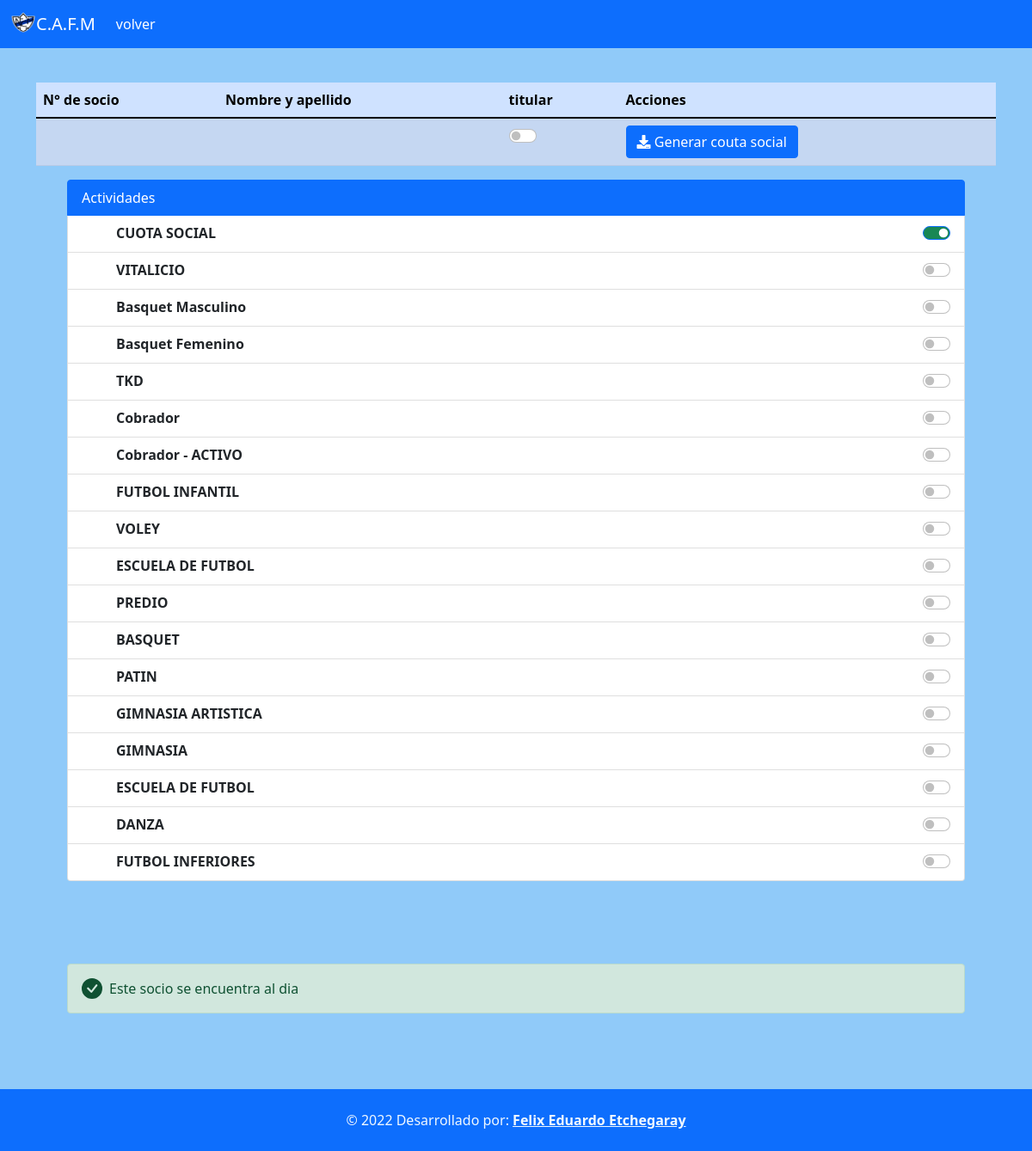
The app's page /pages/ficha_socio.php with its own data.
### tables this page shows
CREATE TABLE `activities` (
  `id` int(11) NOT NULL,
  `activitie` varchar(100) NOT NULL,
  `price` varchar(50) DEFAULT NULL
);

### components/ficha2.php (the view, shortened to what this page needs)
<?php
    function ficha($pid,$link){
            $query="select * from activities";
            $res=mysqli_query($link,$query);
            if(mysqli_num_rows($res)>0){
                echo '<ul class="list-group">
                <li class="list-group-item active" aria-current="true">Actividades</li>';
                while($row=mysqli_fetch_array($res)){
                    $aid=$row[0];
                    $query2="select * from partners_activities where pid='$pid' and aid='$aid'";
                    $res2=mysqli_query($link,$query2);
                    if(mysqli_num_rows($res2)>0){
                        echo '<li class="list-group-item">
                        <div class="form-check form-switch">
                            <input class="form-check-input bg-success" id="'.$row[0].'" onclick="changeCheckbox('.$row[0].')" style="float:right" type="checkbox" role="switch"  checked>
                            <label class="form-check-label" for="'.$row[0].'" style="float:left"><strong>'.$row[1].'</strong></label>
                        </div></li>';
                    }else{
                        echo '<li class="list-group-item">
                        <div class="form-check form-switch">
                            <input class="form-check-input" id="'.$row[0].'" onclick="changeCheckbox('.$row[0].')" style="float:right;" type="checkbox" role="switch"  >
                            <label class="form-check-label" for="'.$row[0].'" style="float:left; text-align:left; margin-right:20px;"><strong>'.$row[1].'</strong></label>
                        </div></li>';
                    }
                }
                echo '</ul>';
            }else{
                "no funciona";
            }
    }
?>

### pages/ficha_socio.php (shortened to what this page needs)
<?php
    include("../config/conexion.php");
    $id=$_GET['id'];
    $query="select * from partners where id='$id'";
    $res=mysqli_query($link,$query);
    $row=mysqli_fetch_array($res);
?>
<!DOCTYPE html>
<html lang="en">
<head>
    <link rel="stylesheet" href="../plugins/fontawesome-free/css/all.min.css">
    <link href="https://cdn.jsdelivr.net/npm/bootstrap@5.1.3/dist/css/bootstrap.min.css" rel="stylesheet">
</head>
<body style="background-color:#90caf9">
<nav class="navbar navbar-expand-lg navbar-dark fixed-top bg-primary">
  <div class="container-fluid">
    <a class="navbar-brand" href="#">
    <img src="../img/midland.png" alt="" width="30" height="24" class="d-inline-block align-text-top">C.A.F.M</a>
    <div class="collapse navbar-collapse" id="navbarNav">
      <ul class="navbar-nav">
        <li class="nav-item">
          <a class="nav-link active" aria-current="page" href="./socios.php">volver</a>
        </li>
      </ul>
    </div>
  </div>
</nav>
    <br><br>
    <br><br>
    <div class="container">
    <table class="table table-primary table-striped table-hover">
        <thead>
        <tr>
          <th scope="col">N° de socio</th>
          <th scope="col">Nombre y apellido</th>
          <th scope="col">titular</th>
          <th scope="col">Acciones</th>
        </tr>
        </thead>
        <tbody>
            <tr>
            <th scope="row"><?php echo $row[0] ;?></th>
            <td><?php echo $row[1] ;?></td>
            <td>
              <?php
                if($row[2]==2){
                  $query2="select * from families where associated='$id'";
                  $res2=mysqli_query($link,$query2);
                  $row2=mysqli_fetch_array($res2);
                  echo '<a href="./ficha_socio.php?id='.$row2[0].'">'.$row2[0].'</a>';
                }else{
                  include("../components/checkbox_tiular.php");
                    checkbox_titular($row[0],$row[2]);
                }
              ?>
            </td>
            <td>
            <a href="../components/factura.php?pid=<?php echo $id;?>" target="_blank">
            <button type="button" class="btn btn-primary" >
            <i class="fa fa-download"></i> Generar couta social
            </button>
            </a>
            </td>
        </tr>
          </tbody>
              </table>
    </div>
    <div class="container">
    <div class="container">
    <div class="container">
    <div class="container">
   <?php
    include("../components/ficha2.php");
    ficha($id,$link);
   ?>
</div>
</div>
</div>
</div>
<br><br>
<br><br>
<div class="container">
<div class="container">
<div class="container">
<div class="container">
    <?php
      include("../components/table_accounts.php");
      account_table($link,$id,$row[2]);
    ?>
</div>
</div>
</div>
</div>
<br><br><br>
<footer class="text-center text-lg-start bg-primary text-muted ">
  <div class="text-center p-4" style="color:aliceblue">
    © 2022 Desarrollado por:
    <a class="text-reset fw-bold" href="#">Felix Eduardo Etchegaray</a>
  </div>
</footer>
            </body>
</html>

### components/checkbox_tiular.php
<?php
function checkbox_titular($pid,$state){
    if($state==1){
    echo '<div class="form-check form-switch">
                <input class="form-check-input bg-success" id="'.$pid.'" onclick="changeHeadlineCheckbox('.$pid.')"  type="checkbox" role="switch"  checked>
                </div>';
    }else{
        echo '<div class="form-check form-switch">
                    <input class="form-check-input" id="'.$pid.'" onclick="changeHeadlineCheckbox('.$pid.')"  type="checkbox" role="switch"  >
               </div>';
    }
}
?>

### components/table_accounts.php (shortened to what this page needs)
<?php
    function account_table($link,$pid,$state){
       if($state==0 || $state==2){
        $query="select * from accounts where pid='$pid'";
        $res=mysqli_query($link,$query);
        if(mysqli_num_rows($res)>0){
        echo ' <table class="table">
            <thead class="bg-primary">
            <tr>
                <th scope="col" style="color:azure">Cuentas</th>
                <th scope="col"></th>
                <th scope="col"></th>
                <th scope="col"></th>
                <th scope="col"></th>
                <th scope="col"></th>
            </tr>
            </thead>
            <thead class="bg-warning">
            <tr>
                <th scope="col">N° de socio</th>
                <th scope="col">actividad</th>
                <th scope="col">valor</th>
                <th scope="col">fecha</th>
                <th scope="col">fecha de vencimiento</th>
                <th scope="col">asentar pago</th>
            </tr>
            </thead>
            <tbody >';
                while($row=mysqli_fetch_array($res)){
                    $fecha=explode('/',$row[4]);
                    if(intval($fecha[1]+1)==13){
                      $fecha[1]=0;
                      $fecha[2]+=1;
                    }
                    echo '<tr id='.$row[0].' class="bg-light">
                        <th scope="row">'.$pid.'</th>
                        <td>'.$row[2].'</td>
                        <td>'.$row[3].'</td>
                        <td>'.$row[4].'</td>
                        <td>'.$fecha[0].'/'.intval($fecha[1]+1).'/'.$fecha[2].'</td>
                        <td><button type="button" class="btn btn-warning" data-bs-toggle="modal" data-bs-target="#staticBackdrop-'.$row[0].'">
                        <i class="fa fa-dollar-sign"></i>
                        </button>
                        <div class="form-check" >
                            <input class="form-check-input" style="width:20px;height:20px" type="checkbox" value="1" id="defaultCheck1" onclick="addToPayment('.$row[0].',this)">
                            <label class="form-check-label" for="defaultCheck1">
                                Agregar a plan de pago
                            </label>
                            </div>
                        </td>
                        <div class="modal fade" id="staticBackdrop-'.$row[0].'" data-bs-backdrop="static" data-bs-keyboard="false" tabindex="-1" aria-labelledby="staticBackdropLabel" aria-hidden="true">
              <div class="modal-dialog modal-dialog-centered">
                <div class="modal-content ">
                  <div class="modal-header  bg-warning">
                    <h5 class="modal-title" id="staticBackdropLabel" style="color: aliceblue;">Asentar pago</h5>
                    <button type="button" class="btn-close" data-bs-dismiss="modal" aria-label="Close"></button>
                  </div>
                  <div class="modal-body">
                    ¿Deseas dejar asentado el pago de la actividad <strong>'.ucfirst($row[2]).'</strong> ?
                  </div>
                  <div class="modal-footer">
                  <form action="../abm/abm_user.php" method="POST">
                    <input type="hidden" name="id" value='.$row[0].'>
                    <input type="hidden" name="pid" value='.$pid.'>
                    <input type="hidden" name="verbo" value="settle_payment">
                    <button type="button" class="btn btn-secondary" data-bs-dismiss="modal">Cerrar</button>
                    <button type="submit" class="btn btn-outline-warning">Aceptar</button>
                  </form>
                  </div>
                </div>
              </div>
            </div>
                    </tr>';
                }
                echo '</tbody>
        </table>';
            }else{
                echo '<div class="alert alert-success d-flex align-items-center" role="alert">
                <svg class="bi flex-shrink-0 me-2" width="24" height="24" role="img" aria-label="Success:"><use xlink:href="#check-circle-fill"/></svg>
                <div>
                  Este socio se encuentra al dia
                </div>
              </div>';
            }
       }
    }
?>

### records on screen
activities: activitie "CUOTA SOCIAL"
activities: activitie "VITALICIO"
activities: activitie "Basquet Masculino"
activities: activitie "Basquet Femenino"
activities: activitie "TKD"
activities: activitie "Cobrador"
activities: activitie "Cobrador - ACTIVO"
activities: activitie "FUTBOL INFANTIL"
activities: activitie "VOLEY"
activities: activitie "ESCUELA DE FUTBOL"
activities: activitie "PREDIO"
activities: activitie "BASQUET"
activities: activitie "PATIN"
activities: activitie "GIMNASIA ARTISTICA"
activities: activitie "GIMNASIA"
activities: activitie "ESCUELA DE FUTBOL"
activities: activitie "DANZA"
activities: activitie "FUTBOL INFERIORES"
